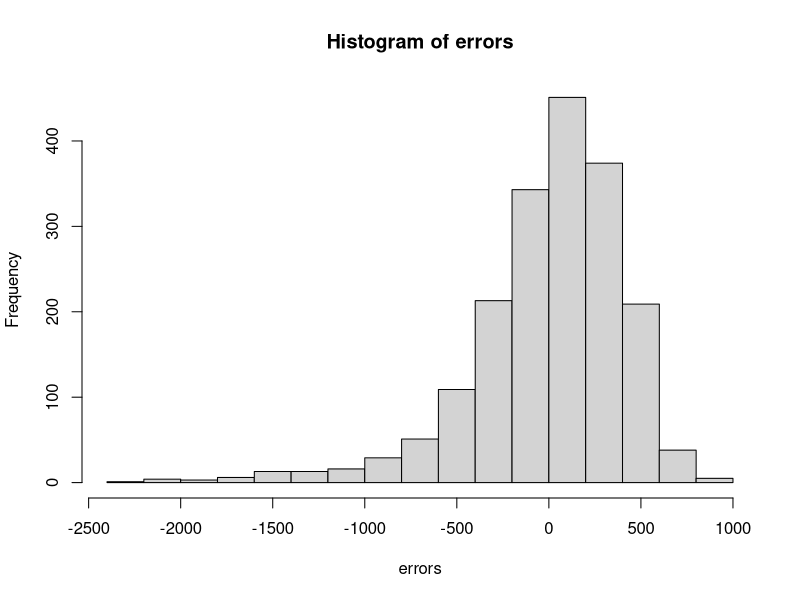

Write the R code that produced this figure.
## ---- chunk 1
install.packages('FNN')
install.packages('RCurl')
install.packages('MASS')
install.packages('leaps')
library(MASS) # stepwise regression
library(leaps) # all subsets regression
## ---- chunk 2
getwd()
Computer_s <- read.csv(file="Computers.csv", header=TRUE, sep=",")
Computer_s
## ---- chunk 3
rn_train <- sample(nrow(Computer_s), floor(nrow(Computer_s)*0.7))
train <- Computer_s[rn_train,]
test <- Computer_s[-rn_train,]
## ---- chunk 4
model_mlr <- lm(price~ram+speed+screen+hd+ads, data=train)
model_mlr
## ---- chunk 5
prediction <- predict(model_mlr, interval="prediction",newdata =test)

## ---- chunk 6
errors <- prediction[,"fit"] - test$price
hist(errors)
## ---- chunk 7
rmse <- sqrt(sum((prediction[,"fit"]-test$price)^2)/nrow(test))
rmse
## ---- chunk 8
full <- lm(price~ram+hd+speed+screen+ads+trend,data=train)
null <- lm(price~1,data=train)
stepF <- stepAIC(null, scope=list(lower=null, upper=full),direction= "forward", trace=TRUE)
summary(stepF)
## ---- chunk 9
full <- lm(price~ram+hd+speed+screen+ads+trend,data=train)
stepB <- stepAIC(full, direction= "backward", trace=TRUE)
summary(stepB)

## ---- chunk 10
subsets<-regsubsets(price~ram+hd+speed+screen+ads+trend,data=train, nbest=1)
sub.sum <- summary(subsets)
as.data.frame(sub.sum$outmat)
